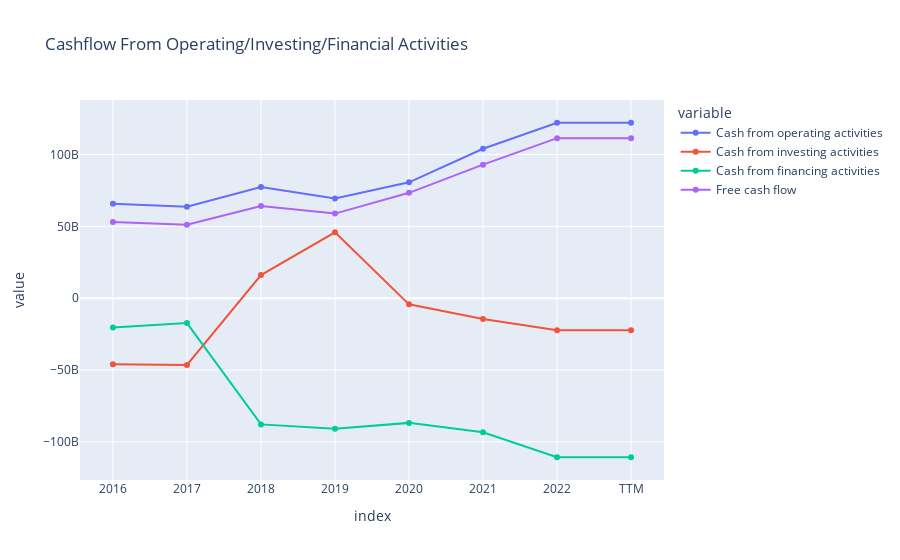
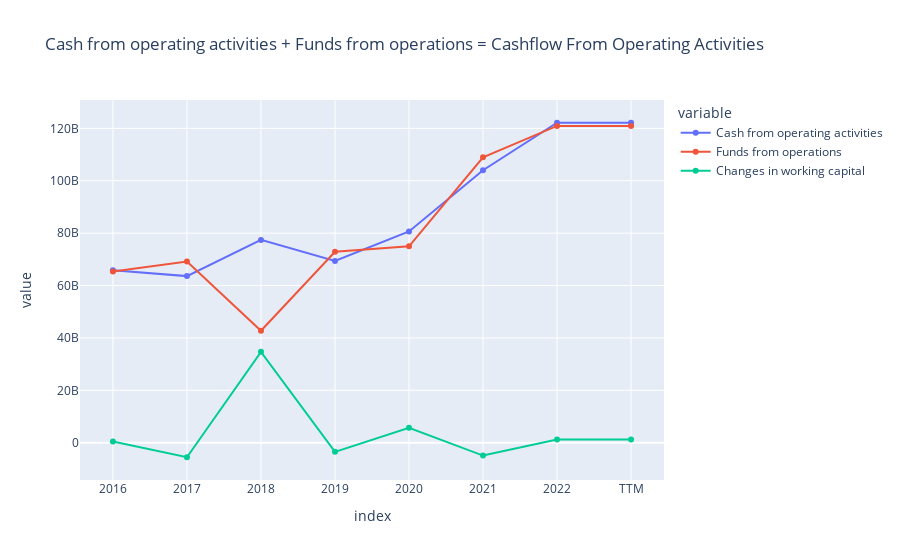

Write notebook code for charts like these, in order.
### Code cell
# visualizing cashflow

df_cashflow = run_scraper.cashflow_statement.transpose()

fig_cashflow_operating_investing_financial = px.line(df_cashflow, x=df_cashflow.index, y=['Cash from operating activities', 'Cash from investing activities',
                                                                                          'Cash from financing activities', 'Free cash flow'],
                                                     title='Cashflow From Operating/Investing/Financial Activities', markers=True)

fig_cashflow_operating_investing_financial.update_traces(
    mode="markers+lines", hovertemplate=None)
fig_cashflow_operating_investing_financial.update_layout(
    hovermode="x", hoverlabel_namelength=-1)
fig_cashflow_operating_investing_financial.show()


fig_cashflow_operating_activities = px.line(df_cashflow, x=df_cashflow.index, y=['Cash from operating activities', 'Funds from operations',
                                                                                 'Changes in working capital'],
                                            title='Cash from operating activities + Funds from operations = Cashflow From Operating Activities', markers=True)
fig_cashflow_operating_activities.show()

fig_cashflow_investing_activities = px.line(df_cashflow, x=df_cashflow.index, y=['Cash from investing activities', 'Purchase/sale of business, net',
                                                                                 'Purchase/sale of investments, net', 'Capital expenditures', 'Other investing cash flow items, total'],
                                            title='Purchase/sale of business + Purchase/sale of investments + Capital expenditures + Other investing cash flow items = Cash from investing activities', markers=True)
fig_cashflow_investing_activities.show()

# Index(['Cash from operating activities', 'Funds from operations',
#        'Net income (cash flow)', 'Depreciation & amortization (cash flow)',
#        'Depreciation/depletion', 'Amortization', 'Deferred taxes (cash flow)',
#        'Non-cash items', 'Changes in working capital',
#        'Change in accounts receivable', 'Change in taxes payable',
#        'Change in accounts payable', 'Change in accrued expenses',
#        'Change in inventories', 'Change in other assets/liabilities',
#        'Cash from investing activities', 'Purchase/sale of business, net',
#        'Sale of fixed assets & businesses', 'Purchase/acquisition of business',
#        'Purchase/sale of investments, net', 'Sale/maturity of investments',
#        'Purchase of investments', 'Capital expenditures',
#        'Capital expenditures - fixed assets',
#        'Capital expenditures - other assets',
#        'Other investing cash flow items, total',
#        'Investing activities – other sources',
#        'Investing activities – other uses', 'Cash from financing activities',
#        'Issuance/retirement of stock, net', 'Sale of common & preferred stock',
#        'Repurchase of common & preferred stock',
#        'Issuance/retirement of debt, net',
#        'Issuance/retirement of long term debt', 'Issuance of long term debt',
#        'Reduction of long term debt', 'Issuance/retirement of short term debt',
#        'Issuance/retirement of other debt', 'Total cash dividends paid',
#        'Common dividends paid', 'Preferred dividends paid',
#        'Other financing cash flow items, total',
#        'Financing activities – other sources',
#        'Financing activities – other uses', 'Free cash flow'],
#       dtype='object')

### Figure 1 — Plotly figure (JSON) as saved in the notebook; plotly's stock layout.template omitted (floating-point values rounded to 4 significant figures)
{"data": [{"legendgroup": "Cash from operating activities", "line": {"color": "#636efa", "dash": "solid"}, "marker": {"symbol": "circle"}, "mode": "markers+lines", "name": "Cash from operating activities", "orientation": "v", "showlegend": true, "type": "scatter", "x": ["2016", "2017", "2018", "2019", "2020", "2021", "2022", "TTM"], "xaxis": "x", "y": [65820000000.0, 63600000000, 77430000000, 69390000000, 80670000000, 104040000000, 122150000000, 122150000000], "yaxis": "y"}, {"legendgroup": "Cash from investing activities", "line": {"color": "#EF553B", "dash": "solid"}, "marker": {"symbol": "circle"}, "mode": "markers+lines", "name": "Cash from investing activities", "orientation": "v", "showlegend": true, "type": "scatter", "x": ["2016", "2017", "2018", "2019", "2020", "2021", "2022", "TTM"], "xaxis": "x", "y": [-45980000000, -46450000000, 16070000000, 45900000000, -4290000000, -14540000000, -22350000000, -22350000000], "yaxis": "y"}, {"legendgroup": "Cash from financing activities", "line": {"color": "#00cc96", "dash": "solid"}, "marker": {"symbol": "circle"}, "mode": "markers+lines", "name": "Cash from financing activities", "orientation": "v", "showlegend": true, "type": "scatter", "x": ["2016", "2017", "2018", "2019", "2020", "2021", "2022", "TTM"], "xaxis": "x", "y": [-20480000000, -17350000000, -87880000000, -90980000000, -86820000000, -93350000000, -110750000000, -110750000000], "yaxis": "y"}, {"legendgroup": "Free cash flow", "line": {"color": "#ab63fa", "dash": "solid"}, "marker": {"symbol": "circle"}, "mode": "markers+lines", "name": "Free cash flow", "orientation": "v", "showlegend": true, "type": "scatter", "x": ["2016", "2017", "2018", "2019", "2020", "2021", "2022", "TTM"], "xaxis": "x", "y": [53090000000, 51150000000, 64120000000.0, 58900000000, 73360000000, 92950000000, 111440000000, 111440000000], "yaxis": "y"}], "layout": {"hoverlabel": {"namelength": -1}, "hovermode": "x", "legend": {"title": {"text": "variable"}, "tracegroupgap": 0}, "title": {"text": "Cashflow From Operating/Investing/Financial Activities"}, "xaxis": {"anchor": "y", "domain": [0, 1], "title": {"text": "index"}}, "yaxis": {"anchor": "x", "domain": [0, 1], "title": {"text": "value"}}}}

### Figure 2 — Plotly figure (JSON) as saved in the notebook; plotly's stock layout.template omitted (floating-point values rounded to 4 significant figures)
{"data": [{"hovertemplate": "variable=Cash from operating activities<br>index=%{x}<br>value=%{y}<extra></extra>", "legendgroup": "Cash from operating activities", "line": {"color": "#636efa", "dash": "solid"}, "marker": {"symbol": "circle"}, "mode": "lines+markers", "name": "Cash from operating activities", "orientation": "v", "showlegend": true, "type": "scatter", "x": ["2016", "2017", "2018", "2019", "2020", "2021", "2022", "TTM"], "xaxis": "x", "y": [65820000000.0, 63600000000, 77430000000, 69390000000, 80670000000, 104040000000, 122150000000, 122150000000], "yaxis": "y"}, {"hovertemplate": "variable=Funds from operations<br>index=%{x}<br>value=%{y}<extra></extra>", "legendgroup": "Funds from operations", "line": {"color": "#EF553B", "dash": "solid"}, "marker": {"symbol": "circle"}, "mode": "lines+markers", "name": "Funds from operations", "orientation": "v", "showlegend": true, "type": "scatter", "x": ["2016", "2017", "2018", "2019", "2020", "2021", "2022", "TTM"], "xaxis": "x", "y": [65340000000, 69150000000, 42740000000, 72880000000, 74980000000, 108950000000, 120950000000, 120950000000], "yaxis": "y"}, {"hovertemplate": "variable=Changes in working capital<br>index=%{x}<br>value=%{y}<extra></extra>", "legendgroup": "Changes in working capital", "line": {"color": "#00cc96", "dash": "solid"}, "marker": {"symbol": "circle"}, "mode": "lines+markers", "name": "Changes in working capital", "orientation": "v", "showlegend": true, "type": "scatter", "x": ["2016", "2017", "2018", "2019", "2020", "2021", "2022", "TTM"], "xaxis": "x", "y": [484000000, -5550000000, 34690000000, -3490000000, 5690000000, -4910000000, 1200000000, 1200000000], "yaxis": "y"}], "layout": {"legend": {"title": {"text": "variable"}, "tracegroupgap": 0}, "title": {"text": "Cash from operating activities + Funds from operations = Cashflow From Operating Activities"}, "xaxis": {"anchor": "y", "domain": [0, 1], "title": {"text": "index"}}, "yaxis": {"anchor": "x", "domain": [0, 1], "title": {"text": "value"}}}}
